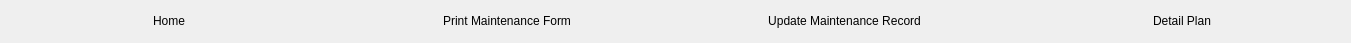
           <widget class="QFrame" name="Main_func_frame">
            <property name="geometry">
             <rect>
              <x>0</x>
              <y>0</y>
              <width>1351</width>
              <height>43</height>
             </rect>
            </property>
            <property name="frameShape">
             <enum>QFrame::NoFrame</enum>
            </property>
            <layout class="QHBoxLayout" name="horizontalLayout_2">
             <property name="spacing">
              <number>0</number>
             </property>
             <property name="leftMargin">
              <number>0</number>
             </property>
             <property name="topMargin">
              <number>0</number>
             </property>
             <property name="rightMargin">
              <number>0</number>
             </property>
             <property name="bottomMargin">
              <number>0</number>
             </property>
             <item>
              <widget class="QPushButton" name="Main_Home_btn">
               <property name="text">
                <string>Home</string>
               </property>
               <property name="icon">
                <iconset>
                 <normaloff>../../../../../../Icons/Home.ico</normaloff>../../../../../../Icons/Home.ico</iconset>
               </property>
               <property name="iconSize">
                <size>
                 <width>25</width>
                 <height>25</height>
                </size>
               </property>
               <property name="flat">
                <bool>true</bool>
               </property>
              </widget>
             </item>
             <item>
              <widget class="QPushButton" name="Main_Print_record_btn">
               <property name="text">
                <string>Print Maintenance Form</string>
               </property>
               <property name="icon">
                <iconset>
                 <normaloff>../../../../../../Icons/print.ico</normaloff>../../../../../../Icons/print.ico</iconset>
               </property>
               <property name="iconSize">
                <size>
                 <width>25</width>
                 <height>25</height>
                </size>
               </property>
               <property name="flat">
                <bool>true</bool>
               </property>
              </widget>
             </item>
             <item>
              <widget class="QPushButton" name="Main_Input_record_btn">
               <property name="text">
                <string>Update Maintenance Record</string>
               </property>
               <property name="icon">
                <iconset>
                 <normaloff>../../../../../../Icons/Record.ico</normaloff>../../../../../../Icons/Record.ico</iconset>
               </property>
               <property name="iconSize">
                <size>
                 <width>25</width>
                 <height>25</height>
                </size>
               </property>
               <property name="flat">
                <bool>true</bool>
               </property>
              </widget>
             </item>
             <item>
              <widget class="QPushButton" name="Main_detail_plan_btn">
               <property name="text">
                <string>Detail Plan</string>
               </property>
               <property name="icon">
                <iconset>
                 <normaloff>../../../../../../Icons/Add_new.ico</normaloff>../../../../../../Icons/Add_new.ico</iconset>
               </property>
               <property name="iconSize">
                <size>
                 <width>25</width>
                 <height>25</height>
                </size>
               </property>
               <property name="flat">
                <bool>true</bool>
               </property>
              </widget>
             </item>
            </layout>
           </widget>
